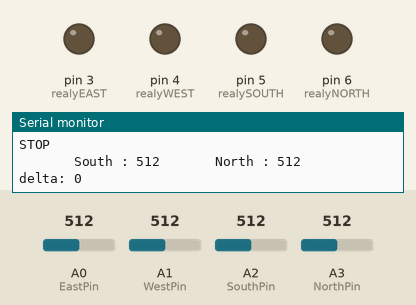
Recording of a sketch running on a simulated Arduino Uno, built with avr-gcc and run on an emulated ATmega328P. Parts: output pins drawn as LEDs (lit = HIGH), the last lines printed to the serial monitor. The test bench sets the inputs (shaded band); at power-on: A0 (EastPin) = 512, A1 (WestPin) = 512, A2 (SouthPin) = 512, A3 (NorthPin) = 512.

Above: at 1.2 s.
1.3 s: A0 (EastPin) set to 654
4.3 s: A0 (EastPin) set to 691
At 5.2 s:
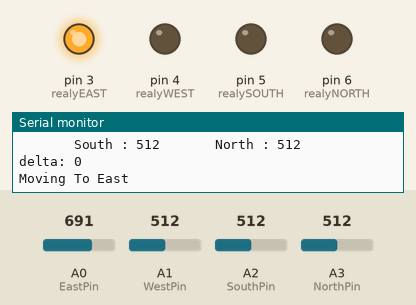
5.8 s: A1 (WestPin) set to 544
At 6.2 s:
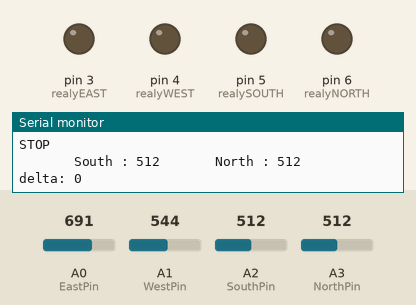
8.8 s: A2 (SouthPin) set to 584
11.8 s: A2 (SouthPin) set to 611
At 12.5 s:
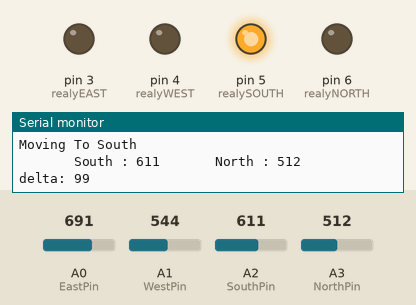
13.3 s: A3 (NorthPin) set to 716
At 14.0 s:
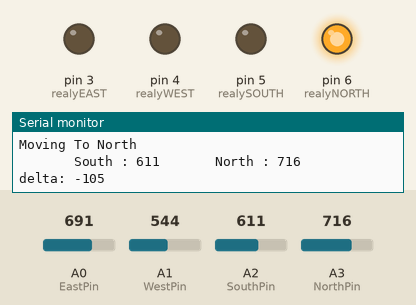
Timing chart, 0 to 15.8 s (numbered marks = the images above; inputs shaded):
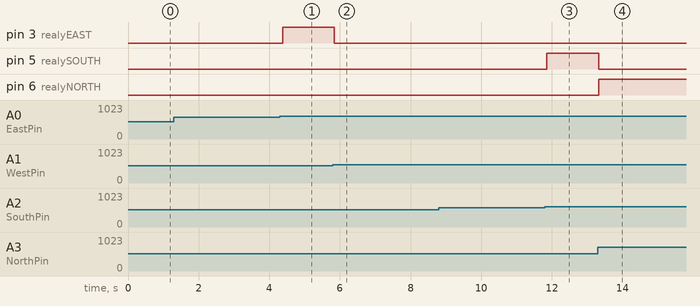

Measured:
- the behaviour switches between 672 and 673 on A0 (EastPin) (found by bisection; images 0 and 1)
- the behaviour switches between 530 and 531 on A1 (WestPin) (found by bisection; images 1 and 2)
- the behaviour switches between 602 and 603 on A2 (SouthPin) (found by bisection; images 2 and 3)
- after the input at 4.3 s, pin 3 (realyEAST): LOW → HIGH after 0.08 s
- after the input at 5.8 s, pin 3 (realyEAST): HIGH → LOW at once
- after the input at 11.8 s, pin 5 (realySOUTH): LOW → HIGH after 0.05 s
- after the input at 13.3 s, pin 5 (realySOUTH): HIGH → LOW at once; pin 6 (realyNORTH): LOW → HIGH at once

The sketch:

light-seeker.ino
```cpp
/*
  빛 추적기
  빛의 밝기 변화에 따른 cds sensor의 저항값 변화를 이용.
  상하, 좌우로 대칭을 이루어 배치된 2쌍의 센서의 아날로그 입력값을 비교.
  한 쌍의 센서의 입력의 차이가 일정 수준 이상일 경우 그 차이를 줄이는 방향으로 모터 회전.
  차이가 일정 수준 이하일 경우 기구는 빛을 정면으로 바라보게 됨.
  기구의 상하/좌우 회전범위는 마이크로 스위치로 제한.

  light-seeker

  using 4 cds sensors(input) and 4 realays(output)
  control 2 dc motor(actuator)
  this device seeking light just like a sunflower.

  modified  2013/7/31
  by Arccoma
  modifided 2022/6/1
  by Arccoma
  This code is in the public domain.
*/

// cds sensor Analog input
#define EastPin A0
#define WestPin A1
#define SouthPin A2
#define NorthPin A3

#define DELTA 90 /*  좌우/상하 밝기 차이 기준(절대값).
 한쌍의 아날로그 입력 차이가 이 값 이상이면 모터 동작.
 장치가 놓이는 장소의 조도에 따라 적당한 값으로 설정한다.
 장치가 너무 민감하게 반응하는 경우 숫자를 크게 한다.

 테스트 환경1: 햇빛이 들지 않는 사무실 형광등 조명환경 DELTA 70
 테스트 환경2:  DELTA 50
 테스트 환경3:  DELTA 90
*/

// output
int realyEAST = 3;
int realyWEST = 4;
int realySOUTH = 5;
int realyNORTH = 6;

int EastValue = 0;      int WestValue = 0;     int E_W_delta = 0;
int SouthValue = 0;     int NorthValue = 0;    int S_N_delta = 0;

void setup() {
  Serial.begin(9600);
  pinMode(realyEAST, OUTPUT );
  pinMode(realyWEST, OUTPUT );
  pinMode(realySOUTH, OUTPUT );
  pinMode(realyNORTH, OUTPUT );
}

void loop(){
  EastValue = analogRead(EastPin);
  WestValue = analogRead(WestPin);
  SouthValue = analogRead(SouthPin);
  NorthValue = analogRead(NorthPin);

  ////////////////////////////////////////////////////////////////////////////////
  // 동쪽 센서가 감도가 서쪽 센서보다 조금 민감한듯 하다.
  // 동쪽 센서 값을 조금 낮춰준다.
  E_W_delta = EastValue - WestValue - 70;// this one pair of cds's sensitivity is not equal.
  if ( E_W_delta > DELTA || E_W_delta < -DELTA )
  {
    if ( EastValue > WestValue )
    {
      Serial.print("Moving To East"); Serial.println();
      digitalWrite(realyWEST, LOW);   // West relay OFF   First OFF
      digitalWrite(realyEAST, HIGH);  // East relay ON    Second ON      inter rock

    }
    if ( EastValue < WestValue )
    {
      Serial.print("Moving To West"); Serial.println();
      digitalWrite(realyEAST, LOW);   // East realy OFF   First OFF
      digitalWrite(realyWEST, HIGH);  // West realy ON    Second ON       inter rock

    }
  }
  else
  {
    digitalWrite(realyEAST, LOW);
    digitalWrite(realyWEST, LOW);
    Serial.print("STOP"); Serial.println();
  }


  Serial.print("       East : "); Serial.print(EastValue);
  Serial.print("       West : "); Serial.print(WestValue);
  Serial.print("       delta: "); Serial.print(E_W_delta);
  Serial.println();

  //////////////////////////////////////////////////////////////////////////////////////

   S_N_delta = SouthValue - NorthValue;
  if ( S_N_delta > DELTA || S_N_delta < -DELTA )
  {
    if ( SouthValue > NorthValue )
    {
      Serial.print("Moving To South"); Serial.println();
      digitalWrite(realyNORTH, LOW);   // North relay OFF   First OFF
      digitalWrite(realySOUTH, HIGH);  // South relay ON    Second ON
    }
    if ( NorthValue > SouthValue  )
    {
      Serial.print("Moving To North"); Serial.println();
      digitalWrite(realySOUTH, LOW);   // South realy OFF   First OFF
      digitalWrite(realyNORTH, HIGH);  // North realy ON    Second ON
    }
  }
  else
  {
    digitalWrite(realySOUTH, LOW);
    digitalWrite(realyNORTH , LOW);
    Serial.print("STOP"); Serial.println();
  }
  Serial.print("       South : "); Serial.print(SouthValue);
  Serial.print("       North : "); Serial.print(NorthValue);
  Serial.print("       delta: "); Serial.print(S_N_delta);
  Serial.println();

  delay(50);
}
```
